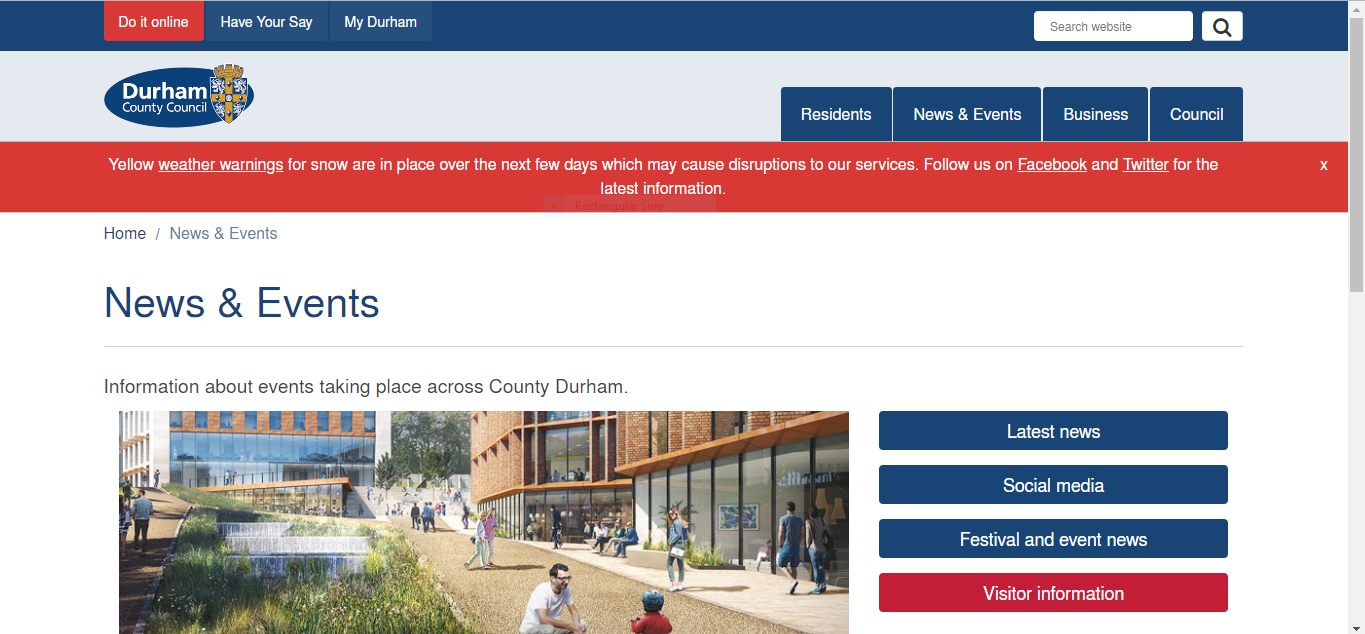
#> input picture trial/durham-council.PNG, 1365 x 634 px
$ python image_basics.py
#> lines starting #> are read from the running program, lines starting #| are printed output that depends on the picture
# import numpy
import cv2

# import matplotlib.pyplot as plt

img = cv2.imread('durham-council.PNG')
#> img is the input picture: shape (634, 1365, 3); mean B, G, R 182.9, 178, 191.9
# cv2.imshow('Council', img)
print(img.shape)  # print image dimensions (size in matlab)
#| (634, 1365, 3)

# print pixel (picture element) value at give (row,col) in the picture
print(img[50, 100])
#| [118  68  25]

img_red = img[:, :, 0]
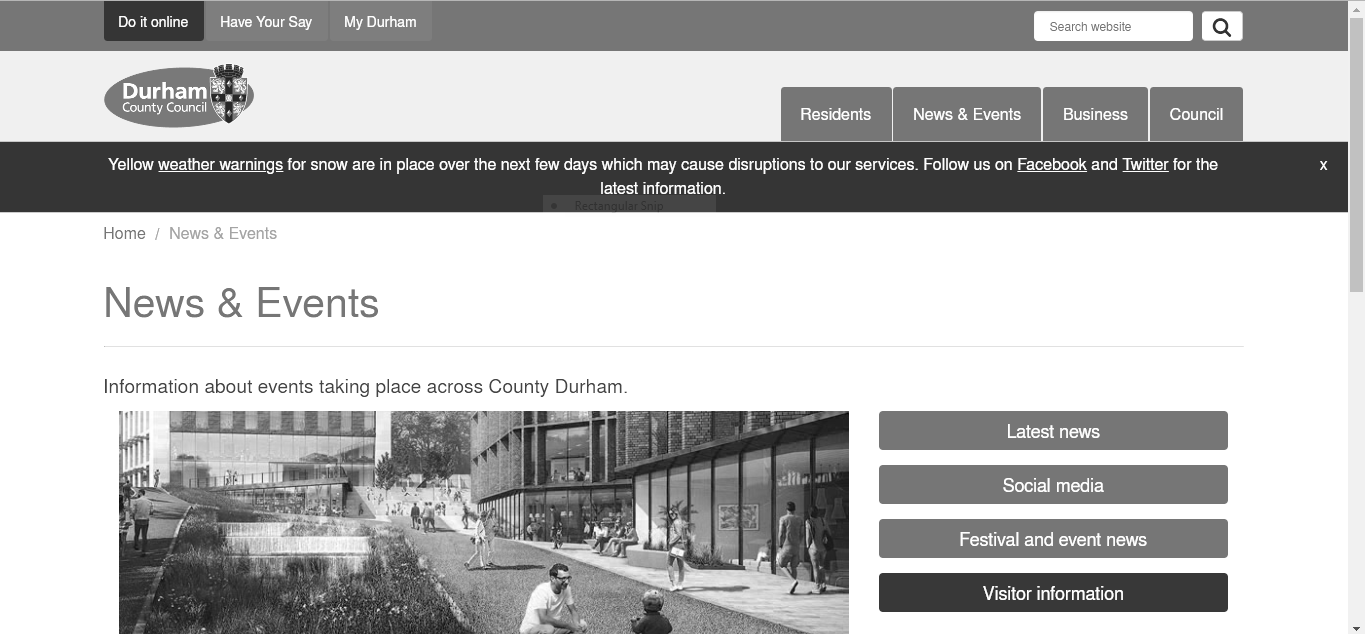
#> img_red: shape (634, 1365); min 3, max 255, mean 182.9
cv2.imshow('Council Red', img_red)

# plot of all the column values of channel 0 at row 50
# plt.plot(img[50,:,0])
# plt.ylabel('values at row')
# plt.show()
cv2.waitKey(0)
cv2.destroyAllWindows()
